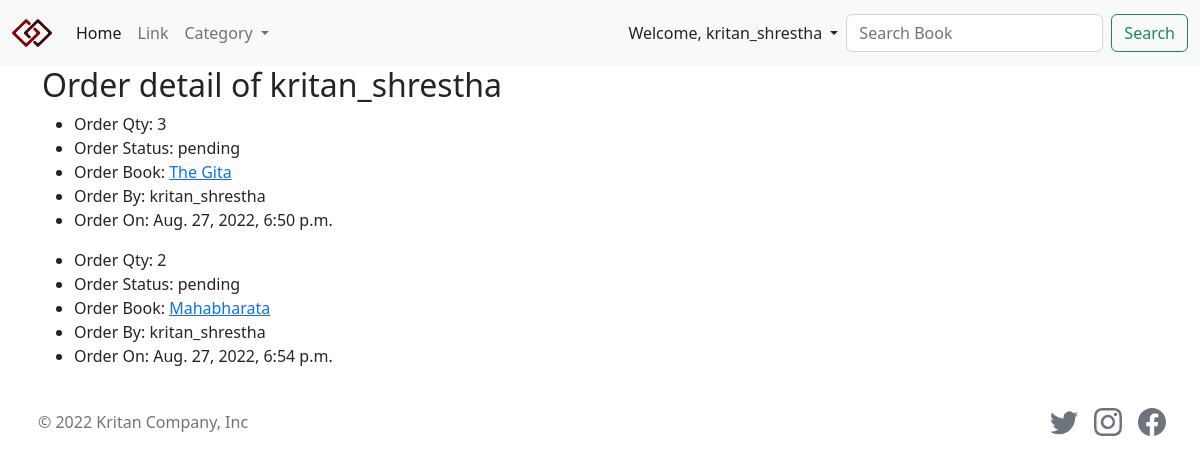
The app's page /order/order-detail (signed in) with its own data.
### account_authentication/models.py (models this page shows, shortened)
class AccountAuthentication(models.Model):
    email = models.EmailField(max_length=200)
    phone = models.IntegerField()
    logo = models.ImageField(upload_to='account_authentication/logo/')
    address = models.CharField(max_length=200)

### order/models.py (models this page shows, shortened)
class Order(models.Model):
    status_choices = [
        ('pending','Pending'),
        ('reject','Reject'),
        ('completed','Completed'),
        ]
    book = models.ForeignKey(Book, on_delete=models.CASCADE)
    user = models.ForeignKey(User, on_delete=models.CASCADE)
    date = models.DateTimeField(auto_now_add=True)
    status = models.CharField(max_length=12, choices=status_choices, default='pending')
    num_order = models.PositiveIntegerField(default=0)

### book/models.py (models this page shows, shortened)
class Book(models.Model):
    author = models.ManyToManyField(Author)
    category = models.ManyToManyField(Category)
    title = models.CharField(max_length=200)
    slug = models.SlugField(max_length=200, blank=True, null=True)
    description = models.TextField()
    page_num = models.PositiveIntegerField()
    image = models.ImageField(upload_to='book/image')
    price = models.IntegerField()
    date = models.DateTimeField(auto_now_add=True, null=True, blank=True)
    def __str__(self):
        return self.title

### order/views.py (the view)
# urls.py: path('order-detail', views.order_detail, name='order-detail'),
def order_detail(request):
    order = Order.objects.filter(user=get_user(request))
    user = get_user(request)
    context = {'order':order, 'user':user}
    return render(request, 'order/order-detail/order-detail.html', context)

### account_authentication/everywhere.py (called while the page is built)
def all_data(request):
    time = datetime.now()
    current_time = time.strftime("%H")
    split = int(current_time[0])
    if split == 0:
        current_ = int(time.strftime("%H")[1])
    else:
        current_= int(time.strftime("%H"))
    print(type(current_))
    print(current_)
    all_data = AccountAuthentication.objects.last()
    context = {'all_data':all_data, 'time':current_}
    return context

### category/context_processor.py (called while the page is built)
def all_category(request):
    category = Category.objects.all()
    context = {'category':category}
    return context

### templates/order/order-detail/order-detail.html
{% extends 'base/base.html' %}
{% block content %}
{% if order %}
<h2>Order detail of {{user}}</h2>
{% for order in order %}
<ul>
    <li>
        Order Qty: {{order.num_order}}
    </li>
    <li>
        Order Status: {{order.status}}
    </li>
    <li>
        Order Book: <a href="{% url 'book-detail' order.book.id %}">{{order.book}}</a>
    </li>
    <li>
        Order By: {{order.user}}
    </li>
    <li>
        Order On: {{order.date}}
    </li>
</ul>
{% endfor %}
{% else %}
<p class="display-6">{{user}} haven't order anything yet</p>
{% endif %}
{% endblock content %}

### templates/nav-bars/header.html (shortened to what this page needs)
<!DOCTYPE html>
{% load static %}
<html lang="en">
    <head>
        <link rel="stylesheet" href="{% static 'css/bootstrap.min.css' %}">
    </head>
    <body>
        <nav class="navbar navbar-expand-lg bg-light">
            <div class="container-fluid">
                <a class="navbar-brand" href="{% url 'book-homepage' %}"><img src="{{all_data.logo.url}}" width="40"
                        alt=""></a>
                <div class="collapse navbar-collapse" id="navbarSupportedContent">
                    <ul class="navbar-nav me-auto mb-2 mb-lg-0">
                        <li class="nav-item">
                            <a class="nav-link active" aria-current="page" href="{% url 'book-homepage' %}">Home</a>
                        </li>
                        {% if user.is_staff %}
                        <li class="nav-item">
                            <a class="nav-link" href="{% url 'link-list' %}">Link</a>
                        </li>
                        {% endif %}
                        <li class="nav-item dropdown">
                            <a class="nav-link dropdown-toggle" href="#" role="button" data-bs-toggle="dropdown"
                                aria-expanded="false">
                                Category
                            </a>
                        </li>
                    </ul>
                    <div class="dropdown me-2">
                        {% if user.is_authenticated %}
                        <a class="nav-link dropdown-toggle" href="#" role="button" data-bs-toggle="dropdown"
                            aria-expanded="false">
                            Welcome, {{user.username}}
                        </a>
                            {% else %}
                            <a class="dropdown-item" href="{% url 'login' %}">Log In</a>
                        </ul>
                        {% endif %}
                    </div>
                    <form class="d-flex" role="search" method="post" action="{% url 'book-search' %}">
                        <input class="form-control me-2" type="search" placeholder="Search Book" name="book_name" aria-label="Search">
                        <button class="btn btn-outline-success" type="submit">Search</button>
                    </form>
                </div>
        </nav>
        <div class="container">

### records on screen
AccountAuthentication: logo (picture)
Order: num_order "3", status "pending", book "The Gita", user "kritan_shrestha", date "Aug. 27, 2022, 6:50 p.m."
Order: num_order "2", status "pending", book "Mahabharata", user "kritan_shrestha", date "Aug. 27, 2022, 6:54 p.m."

### other values on screen
{{ user.username }} "kritan_shrestha"
{{ user }} "kritan_shrestha"
